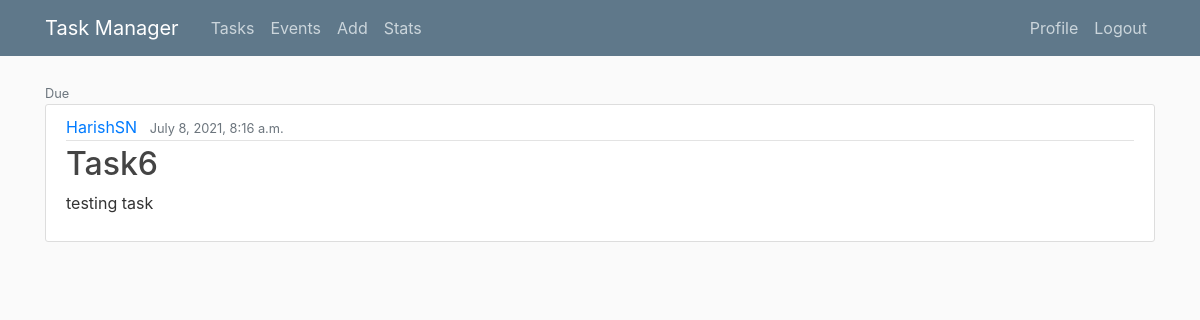
Before: /tasks/ (signed in) with the older database file.
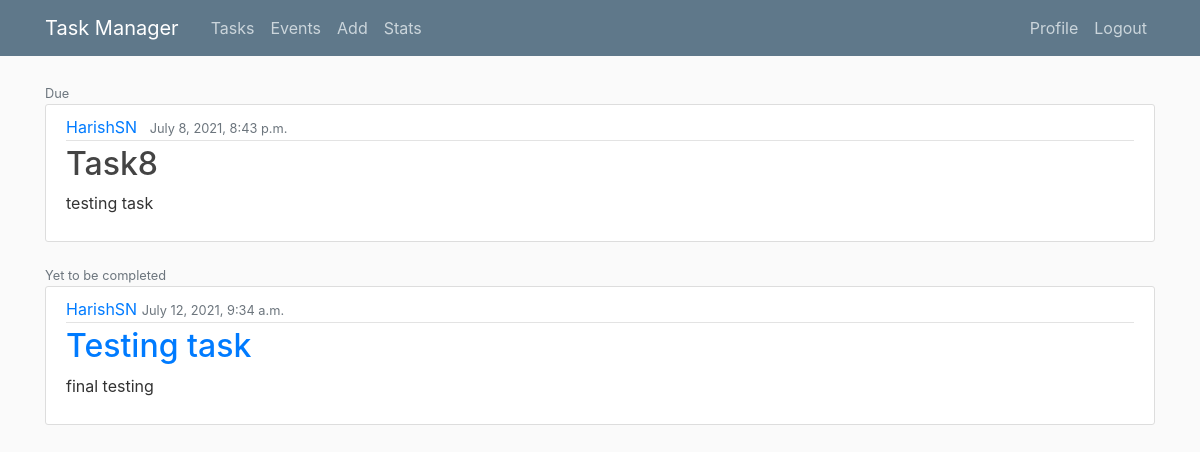
After: the same page with the newer database file.
### taskmanager/models.py (models this page shows, shortened)
class TaskAndEvent(models.Model):
    PRIORITIES = ((10, 'high'), (5, 'low'))
    TYPE = ((1, 'Task'), (2, 'Event'))
    name = models.CharField(max_length=100)
    description = models.TextField()
    date_created = models.DateTimeField(auto_now_add=True)
    author = models.ForeignKey(User, on_delete=models.CASCADE)
    due = models.DateTimeField(
        auto_now_add=False, auto_now=False, default=datetime.now())
    complete = models.CharField(default='nc', max_length=10)
    priority = models.IntegerField(choices=PRIORITIES, default=5)
    name_type = models.IntegerField(choices=TYPE, default=1)

### taskmanager/views.py (the view)
# urls.py: path('tasks/', views.tasks, name='taskmanager-tasks'),
@login_required
def tasks(request):
    dues = TaskAndEvent.objects.filter(due__lt=datetime.now(tz=timezone.utc), author=request.user, complete='nc',
                                       name_type=1)
    tasks = TaskAndEvent.objects.filter(due__gt=datetime.now(
        tz=timezone.utc), author=request.user, complete='nc', name_type=1)
    context = {
        'due': dues,
        'tasks': tasks
    }
    return render(request, 'taskmanager/tasks.html', context)

### taskmanager/templates/taskmanager/tasks.html (shortened to what this page needs)
{% extends "taskmanager/base.html" %}
{% block content %}
    {% if due or tasks %}
        {% if due %}
        <small class="text-muted">Due</small>
    	{%  for task in due %}
            <article class="media content-section">
            <div class="media-body">
                <div class="article-metadata">
                    <a class="mr-2" href="#">{{ task.author }}</a>
                    <small class="text-muted">{{ task.due }}</small>
                </div>
                <h2><a class="article-title" href = "{% url 'task-detail' task.id %}">{{ task.name }}</a></h2>
                <p class="article-content">{{ task.description }}</p>
                </div>
            </div>
        {% endfor %}
            {% endif %}
        {% if tasks %}
        <small class="text-muted">Yet to be completed</small>
        {%  for task in tasks %}
            <article class="media content-section">
            <div class="media-body">
                <div class="article-metadata">
                    <a class="'mr-2" href="#">{{ task.author }}</a>
                    <small class="text-muted">{{ task.due }}</small>
                </div>
                <h2><a class="'article-title" href = "{% url 'task-detail' task.id %}">{{ task.name }}</a></h2>
                <p class="article-content">{{ task.description }}</p>
                </div>
            </article>
        {% endfor %}
            {% endif %}
        {% else %}
        <center>
        <h1>No Tasks</h1>
            <p>Please add Tasks by clicking on add button</p>
        <a class="btn btn-secondary btn-sm mt-1 mb-1" href="{% url 'new'%}">Add Task</a>
        </center>
    {% endif %}
{% endblock content %}

### taskmanager/templates/taskmanager/base.html (shortened to what this page needs)
{% load static %}
<!DOCTYPE html>
<html>
  <head>
    <link rel="stylesheet" href="https://maxcdn.bootstrapcdn.com/bootstrap/4.0.0/css/bootstrap.min.css">
    <link rel="stylesheet" type="text/css" href="{% static 'taskmanager/main.css' %}">
  </head>
  <body>
    <header class="site-header">
      <nav class="navbar navbar-expand-md navbar-dark bg-steel fixed-top">
        <div class="container">
          <a class="navbar-brand mr-4" href="{% url 'taskmanager-home' %}">Task Manager</a>
          {% if user.is_authenticated %}
          <div class="collapse navbar-collapse" id="navbarToggle">
            <div class="navbar-nav mr-auto">
              <a class="nav-item nav-link" href="{% url 'taskmanager-tasks' %}">Tasks</a>
                <a class="nav-item nav-link" href="{% url 'taskmanager-events' %}">Events</a>
                <a class="nav-item nav-link" href="{% url 'new' %}">Add</a>
                <a class="nav-item nav-link" href="{% url 'plot' %}">Stats</a>
            </div>
            <div class="navbar-nav">
              <a class="nav-item nav-link" href="{% url 'profile' %}">Profile</a>
              <a class="nav-item nav-link" href="{% url 'logout' %}">Logout</a>
            </div>
          </div>
          {% endif %}
        </div>
      </nav>
    </header>
    <main role="main" class = "container">
      <div>
        {% block content %}    {% endblock content %}
    </main>
  </body>
</html>

### taskmanager/static/taskmanager/main.css (style rules this page uses)
body { background: #fafafa; color: #333333; margin-top: 5rem; }
h1, h2, h3, h4, h5, h6 { color: #444444; }
.bg-steel { background-color: #5f788a; }
.site-header .navbar-nav .nav-link { color: #cbd5db; }
.content-section { background: #ffffff; padding: 10px 20px; border: 1px solid #dddddd; border-radius: 3px; margin-bottom: 20px; }
.article-title { color: #444444; }
.article-content { white-space: pre-line; }
.article-metadata { padding-bottom: 1px; margin-bottom: 4px; border-bottom: 1px solid #e3e3e3 }

Changed rows visible on the page:
no longer on this page (row edited): TaskAndEvent: author "HarishSN", due "July 8, 2021, 8:16 a.m.", name "Task6", description "testing task"
added TaskAndEvent: author "HarishSN", due "July 8, 2021, 8:43 p.m.", name "Task8", description "testing task"
added TaskAndEvent: author "HarishSN", due "July 12, 2021, 9:34 a.m.", name "Testing task", description "final testing"
Other visible differences:
text now shown: "Yet to be completed"
